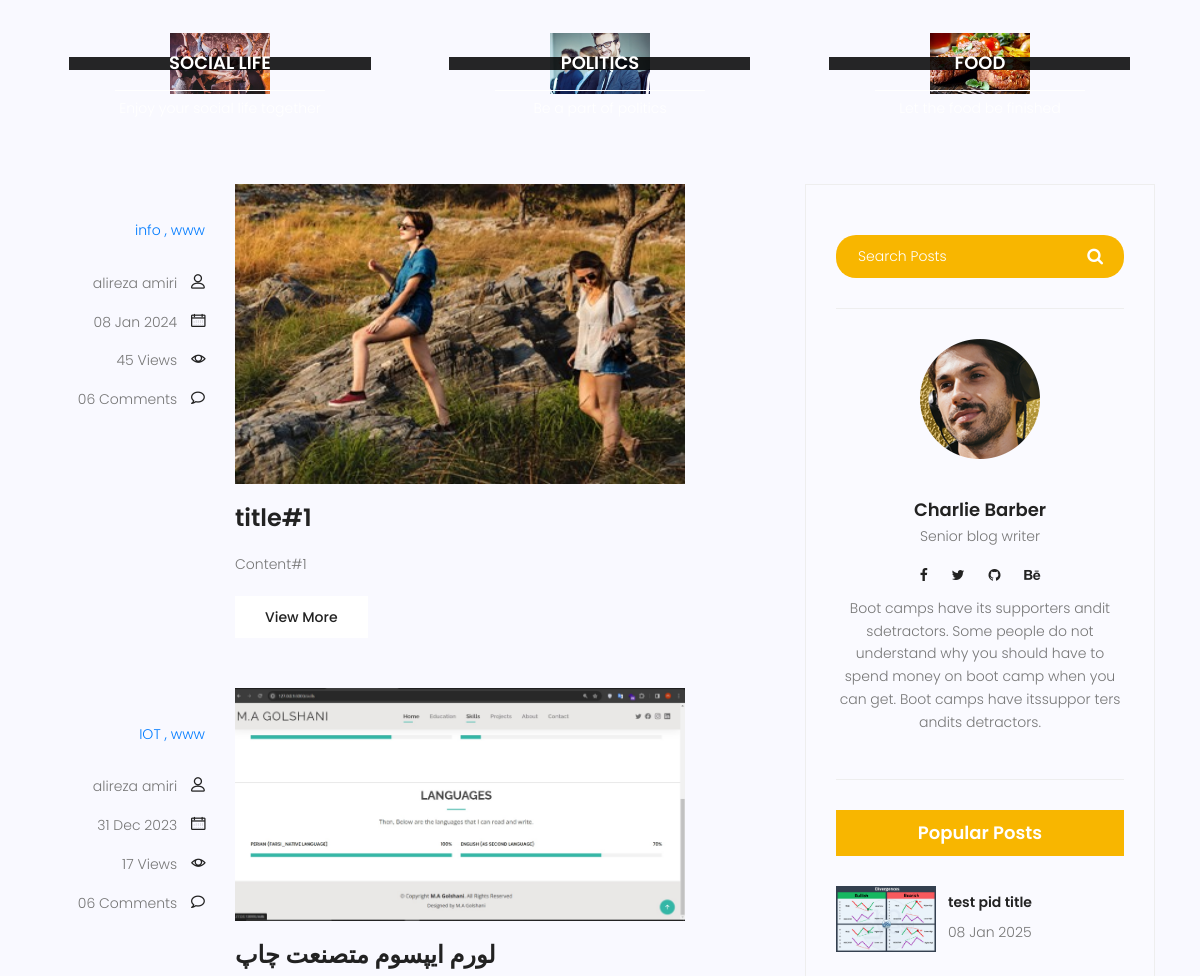
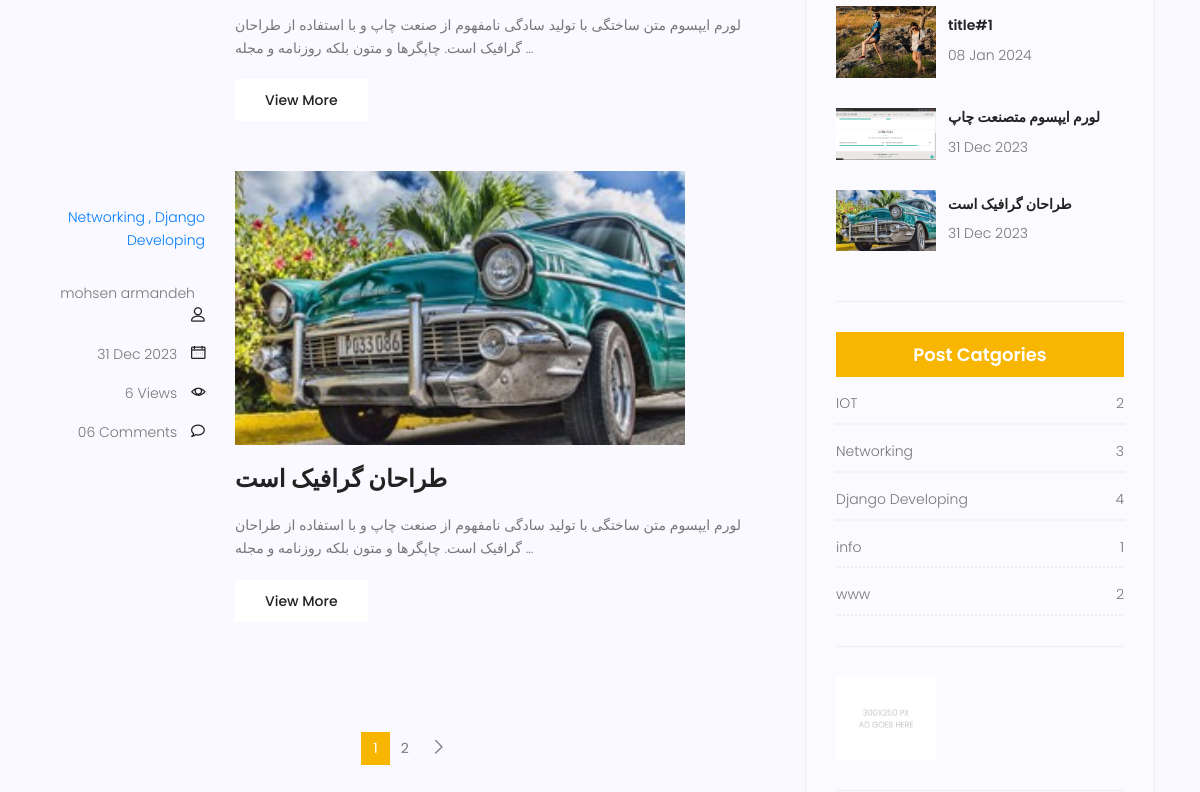
Before: /blog/ (middle part) with the older database file (2 pictures, top to bottom).
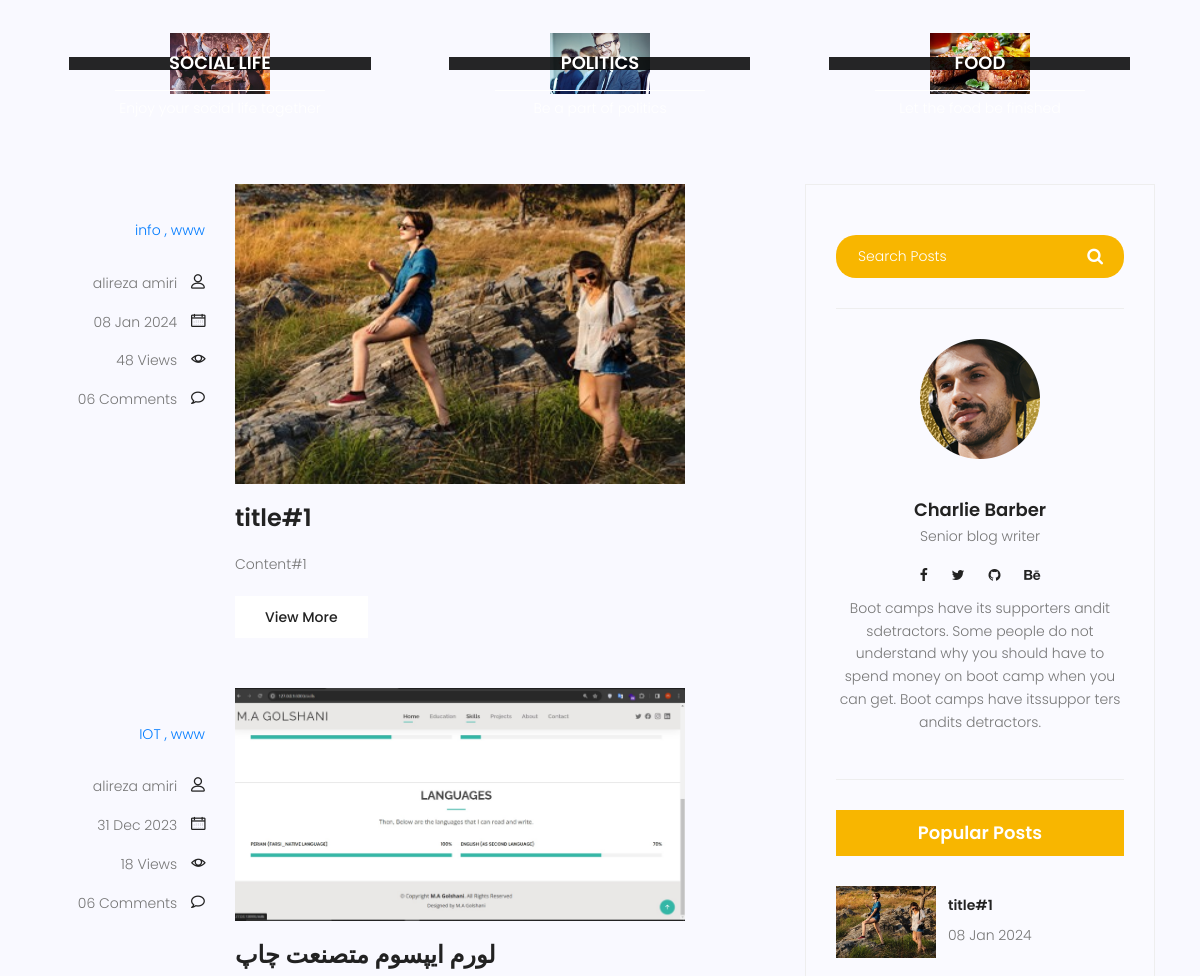
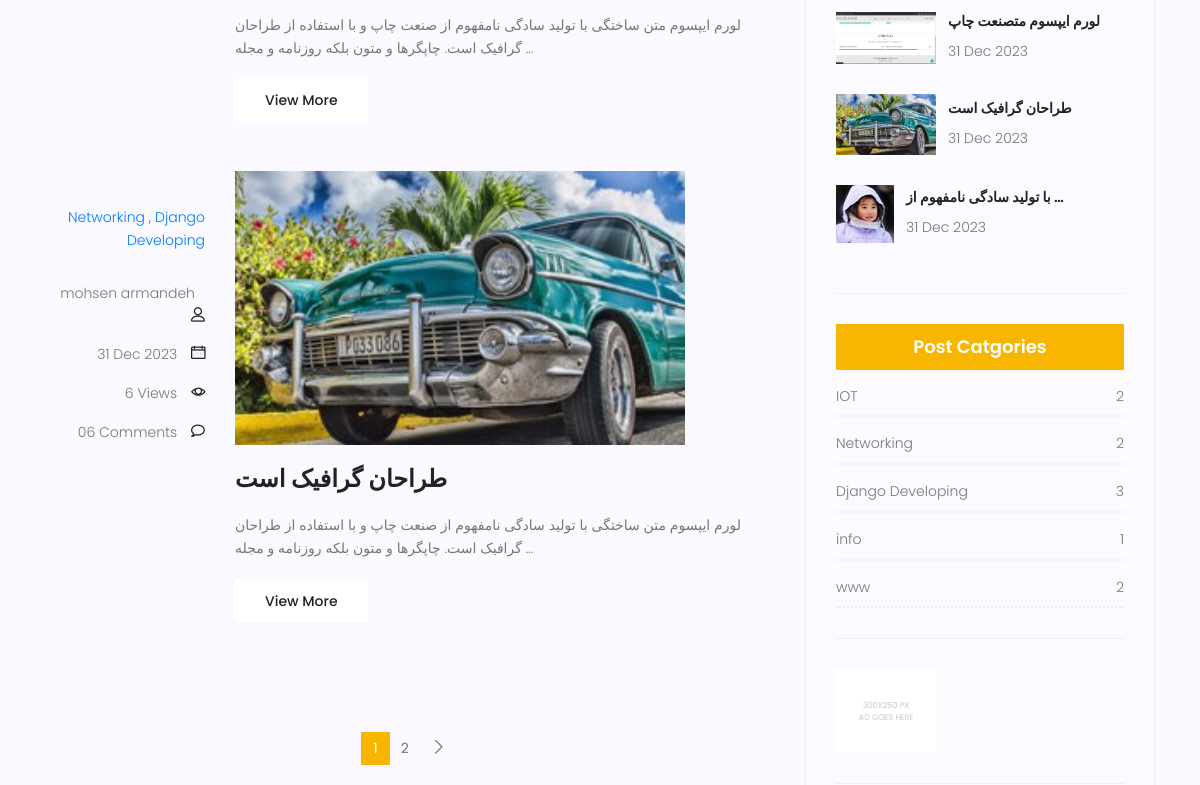
After: the same page with the newer database file (2 pictures, top to bottom).
### blog/models.py (models this page shows, shortened)
class Category(models.Model):
    name = models.CharField(max_length=255)

class Post(models.Model):
    image = models.ImageField(default='blog/defaults.jpg')
    author = models.ForeignKey(User, null=True, on_delete=models.SET_NULL)
    title = models.CharField(max_length=255)
    content = models.TextField()
    category = models.ManyToManyField(Category)
    counted_views = models.IntegerField(default=0)
    status = models.BooleanField(default=False)
    published_date = models.DateTimeField(null=True)
    created_date = models.DateTimeField(auto_now_add=True)
    updated_date = models.DateTimeField(auto_now=True)
    class Meta:
        ordering = ["-created_date"]

### blog/views.py (the view)
# urls.py: path('', blog_view, name='index'),
def blog_view(request, cat_name=None, author_username=None):
    current_datetime = timezone.now()
    posts = Post.objects.filter(status=1, published_date__lte=current_datetime).order_by('-published_date')
    if cat_name:
        posts = posts.filter(category__name=cat_name)
    if author_username:
        posts = posts.filter(author__username=author_username)
    try:
        posts = Paginator(posts, 3)
        page_number = request.GET.get("page")
        posts = posts.get_page(page_number)
    except PageNotAnInteger:
        posts = posts.get_page(1)
    except EmptyPage:
        posts = posts.get_page(posts.num_pages)
    context = {'posts': posts}
    return render(request, 'blog/blog-home.html', context)

### blog/templatetags/blog_tag.py (called while the page is built)
@register.inclusion_tag('blog/blog-lastposts.html')
def latest_post_side(num=4):
    posts = Post.objects.filter(status=1).order_by('-published_date')[:num]
    return {'posts': posts}

@register.inclusion_tag('blog/post-categories.html')
def blog_post_categories():
    posts = Post.objects.filter(status=1)
    categories = Category.objects.all()
    cat_dict = {}
    for cat_name in categories:
        cat_dict[cat_name.name] = posts.filter(category=cat_name).count()
    return {'categories': cat_dict}

### templates/blog/blog-home.html (shortened to what the changed rows need)
{% extends "base.html" %}
{% load static %}
{% block content %}
    {% load blog_tag %}
    <section class="post-content-area">
        <div class="container">
            <div class="row">
                <div class="col-lg-8 posts-list">
                    {% for post in posts %}
                        <div class="single-post row">
                            <div class="col-lg-3  col-md-3 meta-details">
                                <ul class="tags">
                                    {% for cat in post.category.all %}
                                        <a href="{% url 'blog:category' cat_name=cat.name %}">
                                            {{ cat.name }}
                                            {% if not forloop.last %}
                                                ,
                                            {% endif %}
                                        </a>
                                    {% endfor %}
                                </ul>
                                <div class="user-details row">
                                    <p class="user-name col-lg-12 col-md-12 col-6"><a
                                            href="{% url 'blog:author' author_username=post.author.username %}">{{ post.author.get_full_name }}</a>
                                        <span
                                                class="lnr lnr-user"></span></p>
                                    <p class="date col-lg-12 col-md-12 col-6"><a
                                            href="#">{{ post.published_date | date:"d M Y" }}</a>
                                        <span class="lnr lnr-calendar-full"></span></p>
                                    <p class="view col-lg-12 col-md-12 col-6"><a href="#">{{ post.counted_views }}
                                        Views</a> <span class="lnr lnr-eye"></span></p>
                                    <p class="comments col-lg-12 col-md-12 col-6"><a href="#">06 Comments</a> <span
                                            class="lnr lnr-bubble"></span></p>
                                </div>
                            </div>
                            <div class="col-lg-9 col-md-9 ">
                                <div class="feature-img">
                                    <img class="img-fluid" src=" {{ post.image.url }}" alt="">
                                </div>
                                <a class="posts-title" href="{% url 'blog:single' pid=post.id %}">
                                    <h3>{{ post.title }}</h3></a>
                                <p class="excert">
                                    {{ post.content| truncatewords:25 }}
                                </p>
                                <a href="{% url 'blog:single' pid=post.pk %}" class="primary-btn">View More</a>
                            </div>
                        </div>
                    {% endfor %}
                    <nav class="blog-pagination justify-content-center d-flex">
                        <ul class="pagination">
                            {% for i in posts.paginator.page_range %}
                                {% if  posts.number == i %}
                                    <li class="page-item active"><a href="?page={{ i }}" class="page-link">{{ i }}</a>
                                    </li>
                                {% else %}
                                    <li class="page-item"><a href="?page={{ i }}" class="page-link">{{ i }}</a></li>
                                {% endif %}
                            {% endfor %}
                        </ul>
                    </nav>
                </div>
                <div class="col-lg-4 sidebar-widgets">
                    <div class="widget-wrap">
                        {% latest_post_side %}
                        {% blog_post_categories %}
                    </div>
                </div>
            </div>
        </div>
    </section>
    "{% endblock content %}

### templates/blog/blog-lastposts.html
{% load static %}
<div class="single-sidebar-widget popular-post-widget">
        <h4 class="popular-title">Popular Posts</h4>
    {% for post in posts %}
        <div class="popular-post-list">
            <div class="single-post-list d-flex flex-row align-items-center">
                <div class="thumb">
                    <img class="img-fluid " src="{{ post.image.url }}" alt="">
                </div>
                <div class="details">
                    <a href="{% url 'blog:single' pid=post.id %}"><h6>{{ post.title|truncatewords:5}}</h6></a>
                    <p>{{ post.published_date|date:'d M Y' }}</p>
                </div>
            </div>
        </div>
    {% endfor %}
</div>

### templates/blog/post-categories.html
{% load static %}
<div class="single-sidebar-widget post-category-widget">
    <h4 class="category-title">Post Catgories</h4>
    <ul class="cat-list">
        {% for name,items in categories.items %}
        <li>
            <a href="{% url 'blog:category' cat_name=name %}" class="d-flex justify-content-between">
                <p>{{ name }}</p>
                <p>{{ items }}</p>
            </a>
        </li>
    {% endfor %}
    </ul>
</div>

Changed rows visible on the page:
no longer on this page (row edited): Post: image (picture), title "test pid title", published_date "08 Jan 2025", shown under "Popular Posts"
changed Post "title#1": counted_views "45" → "48"
changed Post "لورم ایپسوم متصنعت چاپ": counted_views "17" → "18"
now on this page (row unchanged): Post: image (placeholder picture), title "با تولید سادگی نامفهوم از …", published_date "31 Dec 2023", shown under "Popular Posts"
Other visible differences:
new list line: "Networking"
new list line: "2"
new list line: "Django Developing"
new list line: "3"
list line gone: "Networking"
list line gone: "3"
list line gone: "Django Developing"
list line gone: "4"
